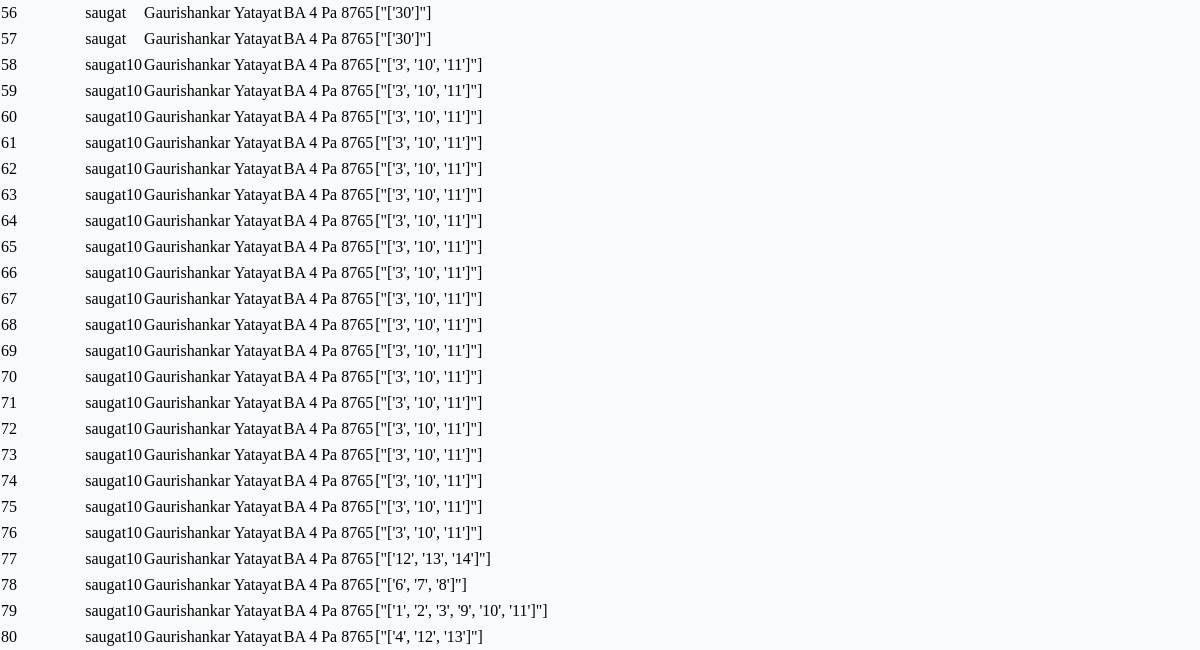
The page /booked-seats/ (lower part) on the database as committed earlier.
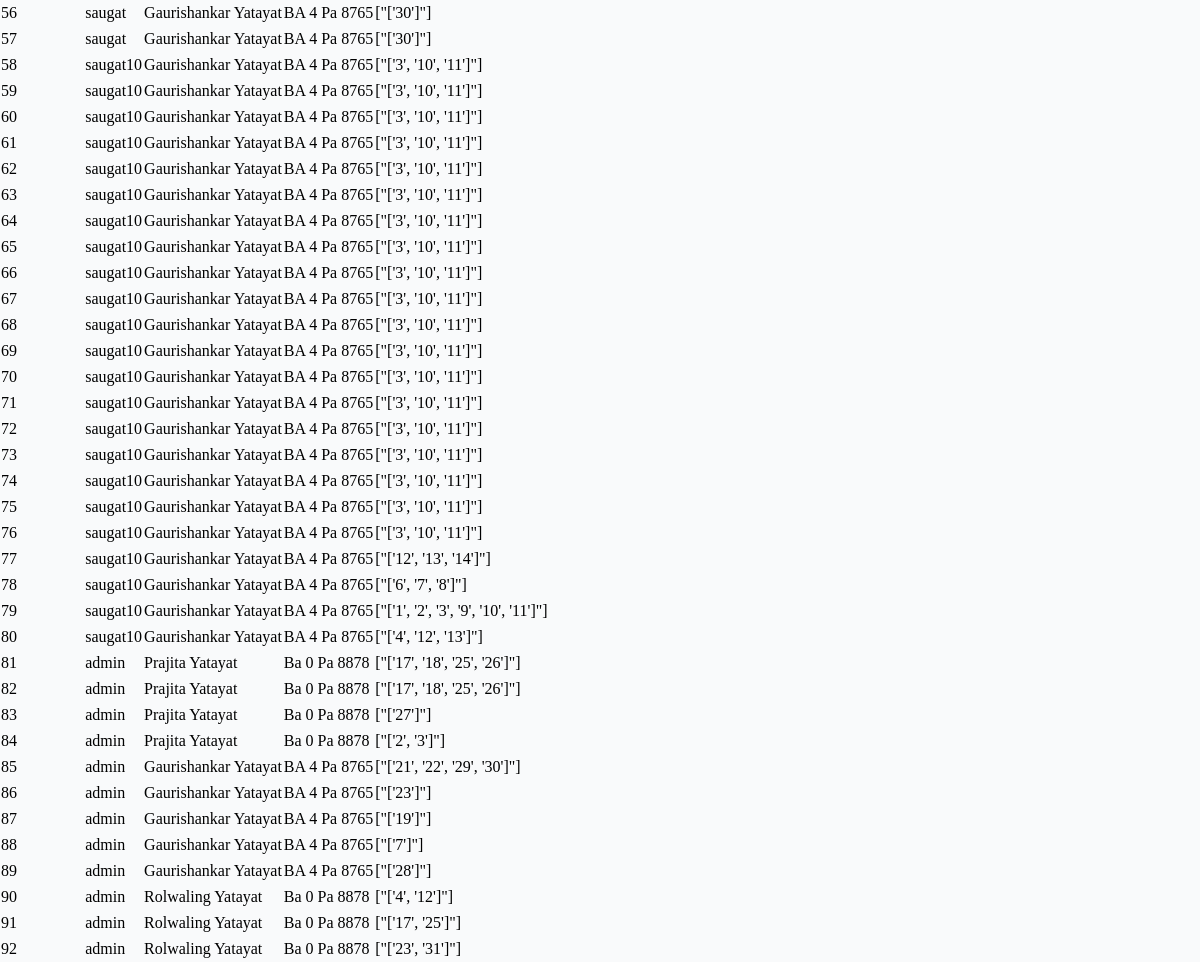
The same page on the database as committed later.
### payment/models.py (models this page shows, shortened)
class Payment(models.Model):
    user = models.CharField(max_length=255)
    bus = models.ForeignKey(Bus, on_delete=models.CASCADE)
    bus_name = models.CharField(max_length=255)
    bus_number = models.CharField(max_length=255)
    selected_seats = models.TextField()
    amount = models.DecimalField(max_digits=8, decimal_places=2)
    timestamp = models.DateTimeField(auto_now_add=True)

### payment/views.py (the view)
# urls.py: path('booked-seats/', views.BookedSeatsView.as_view(), name='booked_seats'),
class BookedSeatsView(ListView):
    template_name = 'booked_history.html'
    context_object_name = 'payments'
    queryset = Payment.objects.all()

### payment/templates/booked_history.html (shortened to what this page needs)
{% extends 'base.html' %} {% block content %}
{% if payments %}
<table>
  <tbody>
    {% for payment in payments %}
    <tr>
      <td>{{ payment.pk }}</td>
      <td>{{ payment.user }}</td>
      <td>{{ payment.bus_name }}</td>
      <td>{{ payment.bus_number }}</td>
      <td>{{ payment.selected_seats }}</td>
    </tr>
    {% endfor %}
  </tbody>
</table>
{% else %}
<p>No booked seats found.</p>
{% endif %} {% endblock %}

Rows that differ between the two databases and show on the page:
added Payment: pk "81", user "admin", bus_name "Prajita Yatayat", bus_number "Ba 0 Pa 8878", selected_seats "[\"['17', '18', '25', '26']\"]"
added Payment: pk "82", user "admin", bus_name "Prajita Yatayat", bus_number "Ba 0 Pa 8878", selected_seats "[\"['17', '18', '25', '26']\"]"
added Payment: pk "83", user "admin", bus_name "Prajita Yatayat", bus_number "Ba 0 Pa 8878", selected_seats "[\"['27']\"]"
added Payment: pk "84", user "admin", bus_name "Prajita Yatayat", bus_number "Ba 0 Pa 8878", selected_seats "[\"['2', '3']\"]"
added Payment: pk "85", user "admin", bus_name "Gaurishankar Yatayat", bus_number "BA 4 Pa 8765", selected_seats "[\"['21', '22', '29', '30']\"]"
added Payment: pk "86", user "admin", bus_name "Gaurishankar Yatayat", bus_number "BA 4 Pa 8765", selected_seats "[\"['23']\"]"
added Payment: pk "87", user "admin", bus_name "Gaurishankar Yatayat", bus_number "BA 4 Pa 8765", selected_seats "[\"['19']\"]"
added Payment: pk "88", user "admin", bus_name "Gaurishankar Yatayat", bus_number "BA 4 Pa 8765", selected_seats "[\"['7']\"]"
added Payment: pk "89", user "admin", bus_name "Gaurishankar Yatayat", bus_number "BA 4 Pa 8765", selected_seats "[\"['28']\"]"
added Payment: pk "90", user "admin", bus_name "Rolwaling Yatayat", bus_number "Ba 0 Pa 8878", selected_seats "[\"['4', '12']\"]"
added Payment: pk "91", user "admin", bus_name "Rolwaling Yatayat", bus_number "Ba 0 Pa 8878", selected_seats "[\"['17', '25']\"]"
added Payment: pk "92", user "admin", bus_name "Rolwaling Yatayat", bus_number "Ba 0 Pa 8878", selected_seats "[\"['23', '31']\"]"
